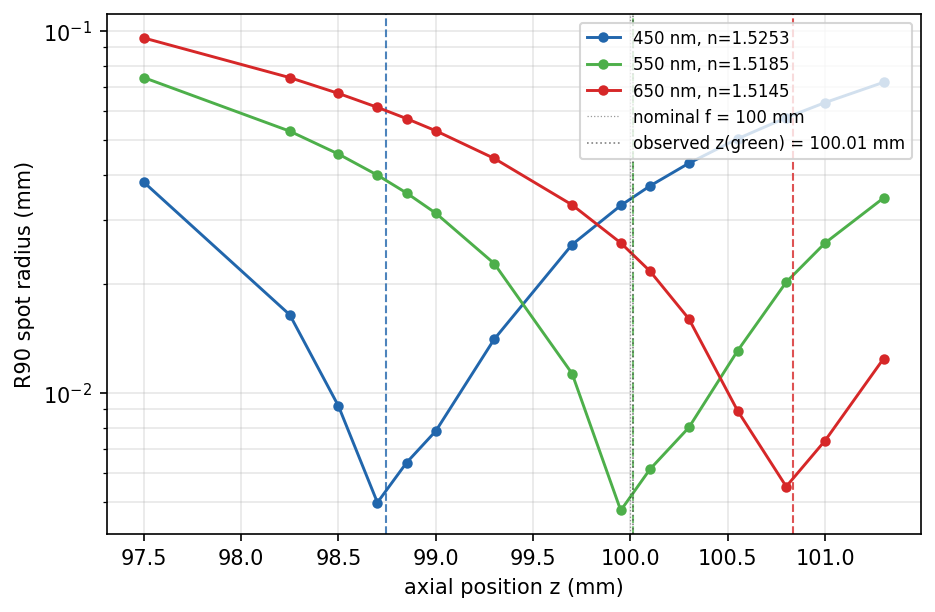

This figure's Python source:
"""
Figure 2d -- Axial chromatic aberration via wavelength-dependent refractive index.

PyTissueOptics does not natively track wavelength on photons. For a steady-state
non-scattering experiment, a single wavelength is represented by running the
simulation with a fixed glass refractive index n(lambda). Re-running at three
Sellmeier-evaluated indices for Schott N-BK7 at 450, 550, 650 nm reveals axial
colour: the blue beam focuses at a shorter distance than the red beam, with a
relative focal shift approximately given by the thin-lens prediction
Delta_f / f ~= -Delta_n / (n - 1).

Setup:
  - SymmetricLens f=100 mm, d=25.4 mm, t=3.6 mm (default 2352-tri smoothed mesh)
  - Glass n at {1.5245 (450 nm), 1.5187 (550 nm), 1.5141 (650 nm)} from Sellmeier
  - Collimated beam, diameter 6 mm (narrow aperture to minimise SA and isolate chromatic)
  - 10^6 photons per wavelength
  - 13 axial screens spanning z in [95, 104] mm

Outputs: R90(z) per wavelength with best-focus marked, and a summary comparing
measured focal shift to the thin-lens Cauchy estimate.

Verification: (i) z_red > z_green > z_blue (normal dispersion for positive lens),
(ii) total axial shift z_red - z_blue within a factor of 2 of the thin-lens
Delta_f / f = -Delta_n / (n - 1) estimate.

Run:
    MPLBACKEND=Agg python fig2d_chromatic_aberration.py
    FIG2D_N=200000 python fig2d_chromatic_aberration.py    # quick check
"""
import os
import sys
from typing import List, Tuple

import numpy as np
import matplotlib.pyplot as plt

from pytissueoptics import (
    Cuboid,
    DirectionalSource,
    EnergyLogger,
    PointCloudStyle,
    ScatteringMaterial,
    ScatteringScene,
    SymmetricLens,
    Vector,
    Viewer,
    hardwareAccelerationIsAvailable,
)
from pytissueoptics.scene.solids import ThickLens
from pytissueoptics.rayscattering.energyLogging import PointCloudFactory

N_PHOTONS_DEFAULT = 1_000_000 if hardwareAccelerationIsAvailable() else 5_000
N_PHOTONS = int(os.environ.get("FIG2D_N", N_PHOTONS_DEFAULT))
SEED = int(os.environ.get("FIG2D_SEED", "42"))

LENS_F = 100.0
LENS_D = 25.4
LENS_T = 3.6
BEAM_D = 6.0
SCREEN_Z = np.array([97.5, 98.25, 98.5, 98.7, 98.85, 99.0, 99.3, 99.7,
                     99.95, 100.1, 100.3, 100.55, 100.8, 101.0, 101.3])
SCREEN_SIDE = 30.0
SCREEN_THICK = 0.05


def bk7_sellmeier(lambda_um: float) -> float:
    """Schott N-BK7 Sellmeier coefficients (Schott datasheet), lambda in micrometres."""
    l2 = lambda_um ** 2
    n2 = (1.0
          + 1.03961212 * l2 / (l2 - 0.00600069867)
          + 0.231792344 * l2 / (l2 - 0.0200179144)
          + 1.01046945 * l2 / (l2 - 103.560653))
    return float(np.sqrt(n2))


WAVELENGTHS_NM = [450.0, 550.0, 650.0]
COLOURS = {450.0: "#2166ac", 550.0: "#4daf4a", 650.0: "#d62728"}
N_VALUES = {lam: bk7_sellmeier(lam / 1000.0) for lam in WAVELENGTHS_NM}

# Fix the lens geometry once, using the 550 nm index as reference, and then use
# this same (frontRadius, backRadius, diameter, thickness) for all wavelengths.
# Rationale: SymmetricLens(f, material) re-derives R from (f, n) so a larger n
# would give a flatter lens that still focuses at the same f, cancelling the
# chromatic shift we are trying to measure.
_REF_N = N_VALUES[550.0]
_p = np.sqrt(LENS_F * _REF_N * (LENS_F * _REF_N - LENS_T)) * (_REF_N - 1) / _REF_N
LENS_R = LENS_F * (_REF_N - 1) + _p


def run_for_index(n_value: float) -> Tuple[np.ndarray, List[str]]:
    glass = ScatteringMaterial(n=n_value)
    vacuum = ScatteringMaterial()

    # Fixed lens geometry: radii are derived once from the central-wavelength index
    # so that varying n genuinely changes the effective focal length. Using
    # SymmetricLens(f, n) at every lambda would re-solve the radii and cancel the
    # chromatic shift.
    lens = ThickLens(frontRadius=LENS_R, backRadius=-LENS_R, diameter=LENS_D,
                     thickness=LENS_T, material=glass, position=Vector(0, 0, 0))

    solids = [lens]
    screen_labels: List[str] = []
    for z in SCREEN_Z:
        label = f"Screen_z{z:.2f}"
        screen_labels.append(label)
        solids.append(Cuboid(a=SCREEN_SIDE, b=SCREEN_SIDE, c=SCREEN_THICK,
                             position=Vector(0, 0, z + SCREEN_THICK / 2),
                             material=vacuum, label=label))

    scene = ScatteringScene(solids)
    source = DirectionalSource(position=Vector(0, 0, -20), direction=Vector(0, 0, 1),
                                diameter=BEAM_D, N=N_PHOTONS, displaySize=5, seed=SEED)
    logger = EnergyLogger(scene)
    source.propagate(scene, logger, showProgress=False)

    r90 = np.full(len(SCREEN_Z), np.nan)
    factory = PointCloudFactory(logger)
    for iz, label in enumerate(screen_labels):
        pc = factory.getPointCloud(label, f"{label}_front")
        pts = pc.enteringSurfacePoints
        if pts is None or len(pts) == 0:
            continue
        weights = np.abs(pts[:, 0])
        radii = np.sqrt(pts[:, 1] ** 2 + pts[:, 2] ** 2)
        total = weights.sum()
        if total <= 0:
            continue
        order = np.argsort(radii)
        cum = np.cumsum(weights[order]) / total
        idx90 = int(np.searchsorted(cum, 0.90))
        idx90 = min(idx90, len(radii) - 1)
        r90[iz] = float(radii[order][idx90])
    return r90, screen_labels


def refine_best_focus(z_grid: np.ndarray, r90: np.ndarray) -> float:
    """Parabolic refinement around the argmin of R90(z) for sub-screen accuracy."""
    imin = int(np.nanargmin(r90))
    if imin == 0 or imin == len(z_grid) - 1:
        return float(z_grid[imin])
    z_lo, z_mid, z_hi = z_grid[imin - 1], z_grid[imin], z_grid[imin + 1]
    y_lo, y_mid, y_hi = r90[imin - 1], r90[imin], r90[imin + 1]
    denom = (y_lo - 2 * y_mid + y_hi)
    if denom == 0 or np.isnan(denom):
        return float(z_mid)
    shift = 0.5 * (y_lo - y_hi) / denom
    shift = max(min(shift, 1.0), -1.0)
    step = 0.5 * ((z_hi - z_lo))
    return float(z_mid + shift * step)


def main() -> int:
    print(f"[fig2d] N = {N_PHOTONS}, seed = {SEED}")
    for lam in WAVELENGTHS_NM:
        print(f"  lambda = {lam:.0f} nm  ->  n = {N_VALUES[lam]:.5f}")

    r90_per_lambda = {}
    for lam in WAVELENGTHS_NM:
        print(f"[fig2d] running lambda = {lam:.0f} nm (n = {N_VALUES[lam]:.5f})...", flush=True)
        r90, _ = run_for_index(N_VALUES[lam])
        r90_per_lambda[lam] = r90

    z_best = {lam: refine_best_focus(SCREEN_Z, r90_per_lambda[lam]) for lam in WAVELENGTHS_NM}

    z_green = z_best[550.0]
    n_center = N_VALUES[550.0]
    # Chromatic focal shift from thin-lens dispersion: Delta_f / f = -Delta_n / (n - 1).
    # Reference z_green (observed paraxial focus at the central wavelength) rather
    # than LENS_F, since BFL ~ 98.75 mm differs from the nominal f = 100 mm for a
    # thick lens. This isolates the chromatic shift from the thick-lens BFL offset.
    thin_lens_rel_shift = {
        lam: -z_green * (N_VALUES[lam] - n_center) / (n_center - 1.0)
        for lam in WAVELENGTHS_NM
    }

    print("\n" + "=" * 72)
    print("RESULTS")
    print("=" * 72)
    print(f"  {'lambda (nm)':<13} {'n':<10} {'z_best (mm)':<13} "
          f"{'Δz_meas (mm)':<15} {'Δz_thin-lens (mm)':<18}")
    print("  " + "-" * 70)
    for lam in WAVELENGTHS_NM:
        zm = z_best[lam]
        dz_meas = zm - z_green
        dz_pred = thin_lens_rel_shift[lam]
        print(f"  {lam:<13.0f} {N_VALUES[lam]:<10.5f} {zm:<13.3f} "
              f"{dz_meas:<+15.3f} {dz_pred:<+18.3f}")

    z_blue = z_best[450.0]
    z_red = z_best[650.0]
    measured_br_shift = z_red - z_blue
    predicted_br_shift = thin_lens_rel_shift[650.0] - thin_lens_rel_shift[450.0]

    print(f"\n  measured  z_red - z_blue = {measured_br_shift:+.3f} mm")
    print(f"  thin-lens z_red - z_blue = {predicted_br_shift:+.3f} mm "
          f"(using observed z_green = {z_green:.3f} mm as f)")

    results = []

    t1 = z_red > z_green > z_blue
    results.append(("normal dispersion: z_red > z_green > z_blue", t1,
                    f"z = ({z_blue:.3f}, {z_green:.3f}, {z_red:.3f}) mm"))

    if predicted_br_shift != 0:
        ratio = measured_br_shift / predicted_br_shift
    else:
        ratio = float("nan")
    t2 = 0.5 < ratio < 2.0
    results.append(("total chromatic shift within factor 2 of thin-lens estimate", t2,
                    f"ratio = {ratio:.2f}"))

    t3 = measured_br_shift > 0
    results.append(("positive axial chromatic shift (blue focuses shorter)", t3,
                    f"shift = {measured_br_shift:+.3f} mm"))

    print()
    for name, ok, detail in results:
        print(f"  [{'PASS' if ok else 'FAIL'}] {name}  -- {detail}")

    all_pass = all(ok for _, ok, _ in results)
    print("\n" + "=" * 72)
    print("ALL TESTS PASSED" if all_pass else "SOME TESTS FAILED")
    print("=" * 72)

    fig, ax = plt.subplots(figsize=(7.0, 4.5))
    for lam in WAVELENGTHS_NM:
        ax.plot(SCREEN_Z, r90_per_lambda[lam], "o-", ms=4, lw=1.4,
                color=COLOURS[lam],
                label=f"{lam:.0f} nm, n={N_VALUES[lam]:.4f}")
        ax.axvline(z_best[lam], color=COLOURS[lam], ls="--", lw=1.0, alpha=0.8)
    ax.axvline(LENS_F, color="k", ls=":", lw=0.6, alpha=0.4, label=f"nominal f = {LENS_F:.0f} mm")
    ax.axvline(z_green, color="0.3", ls=":", lw=0.8, alpha=0.7,
               label=f"observed z(green) = {z_green:.2f} mm")
    ax.set_xlabel("axial position z (mm)")
    ax.set_ylabel("R90 spot radius (mm)")
    ax.set_yscale("log")
    ax.grid(alpha=0.3, which="both")
    ax.legend(fontsize=8, loc="upper right")

    out_dir = os.environ.get("FIG2D_OUT_DIR", os.path.dirname(os.path.abspath(__file__)))
    os.makedirs(out_dir, exist_ok=True)
    out_pdf = os.path.join(out_dir, "fig2d_chromatic_aberration.pdf")
    out_png = os.path.join(out_dir, "fig2d_chromatic_aberration.png")
    fig.savefig(out_pdf, dpi=200, bbox_inches="tight")
    fig.savefig(out_png, dpi=150, bbox_inches="tight")
    print(f"\n[save] {out_pdf}")
    print(f"[save] {out_png}")

    if os.environ.get("FIG2D_SHOW_3D"):
        _show_3d_visualization()

    return 0 if all_pass else 1


def _show_3d_visualization():
    """Interactive 3D view for the central wavelength. Needs a Mayavi display."""
    N_3D = int(os.environ.get("FIG2D_N_3D", "20000"))
    lam = float(os.environ.get("FIG2D_3D_LAMBDA", "550"))
    n_value = N_VALUES.get(lam, bk7_sellmeier(lam / 1000.0))

    glass = ScatteringMaterial(n=n_value)
    vacuum = ScatteringMaterial()

    lens = ThickLens(frontRadius=LENS_R, backRadius=-LENS_R, diameter=LENS_D,
                     thickness=LENS_T, material=glass, position=Vector(0, 0, 0))
    screens = []
    for z in [95.0, 98.0, 99.0, 100.0, 101.0, 105.0]:
        screens.append(Cuboid(a=SCREEN_SIDE, b=SCREEN_SIDE, c=SCREEN_THICK,
                              position=Vector(0, 0, z + SCREEN_THICK / 2),
                              material=vacuum, label=f"screen_{z:.1f}"))

    scene = ScatteringScene([lens, *screens])
    source = DirectionalSource(position=Vector(0, 0, -20), direction=Vector(0, 0, 1),
                                diameter=BEAM_D, N=N_3D, displaySize=5, seed=SEED)

    print(f"\n[3D] Launching {N_3D} photons at lambda = {lam} nm (n = {n_value:.5f}) ...")
    scene.show(source=source)
    logger = EnergyLogger(scene)
    source.propagate(scene, logger)

    viewer = Viewer(scene, source, logger)
    viewer.show3D(pointCloudStyle=PointCloudStyle(showSolidPoints=False))


if __name__ == "__main__":
    sys.exit(main())
